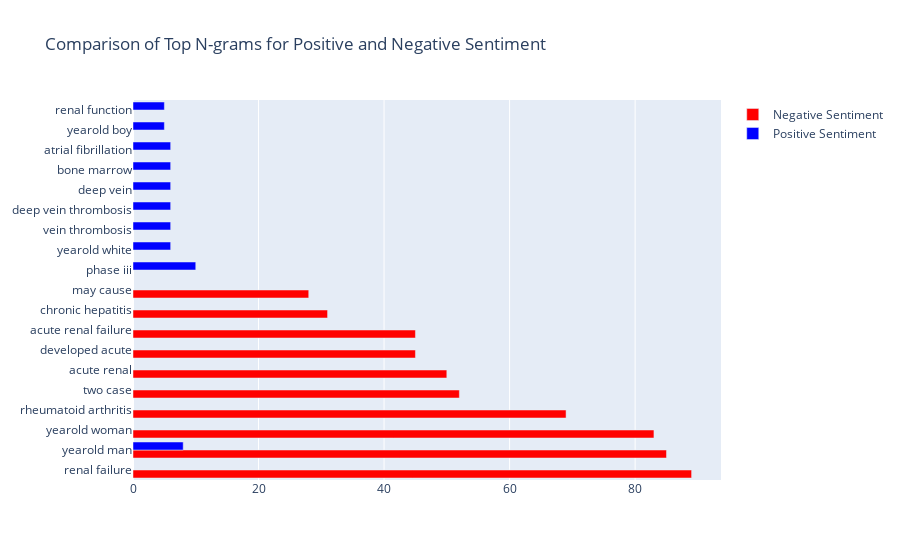

Notebook code cell kept with this figure:
### Code cell
# overlapping statements ...
fig = go.Figure()

fig.add_trace(go.Bar(
    y=top_neg_ngrams_df['N-gram'],
    x=top_neg_ngrams_df['Frequency'],
    name='Negative Sentiment',
    orientation='h',
    marker_color='red'
))

fig.add_trace(go.Bar(
    y=top_pos_ngrams_df['N-gram'],
    x=top_pos_ngrams_df['Frequency'],
    name='Positive Sentiment',
    orientation='h',
    marker_color='blue'
))

fig.update_layout(
    title='Comparison of Top N-grams for Positive and Negative Sentiment',
    barmode='group'
)

fig.show()

### Figure 1 — Plotly figure (JSON) as saved in the notebook; plotly's stock layout.template omitted (floating-point values rounded to 4 significant figures)
{"data": [{"marker": {"color": "red"}, "name": "Negative Sentiment", "orientation": "h", "type": "bar", "x": [89, 85, 83, 69, 52, 50, 45, 45, 31, 28], "y": ["renal failure", "yearold man", "yearold woman", "rheumatoid arthritis", "two case", "acute renal", "developed acute", "acute renal failure", "chronic hepatitis", "may cause"]}, {"marker": {"color": "blue"}, "name": "Positive Sentiment", "orientation": "h", "type": "bar", "x": [10, 8, 6, 6, 6, 6, 6, 6, 5, 5], "y": ["phase iii", "yearold man", "yearold white", "vein thrombosis", "deep vein thrombosis", "deep vein", "bone marrow", "atrial fibrillation", "yearold boy", "renal function"]}], "layout": {"barmode": "group", "title": {"text": "Comparison of Top N-grams for Positive and Negative Sentiment"}}}
